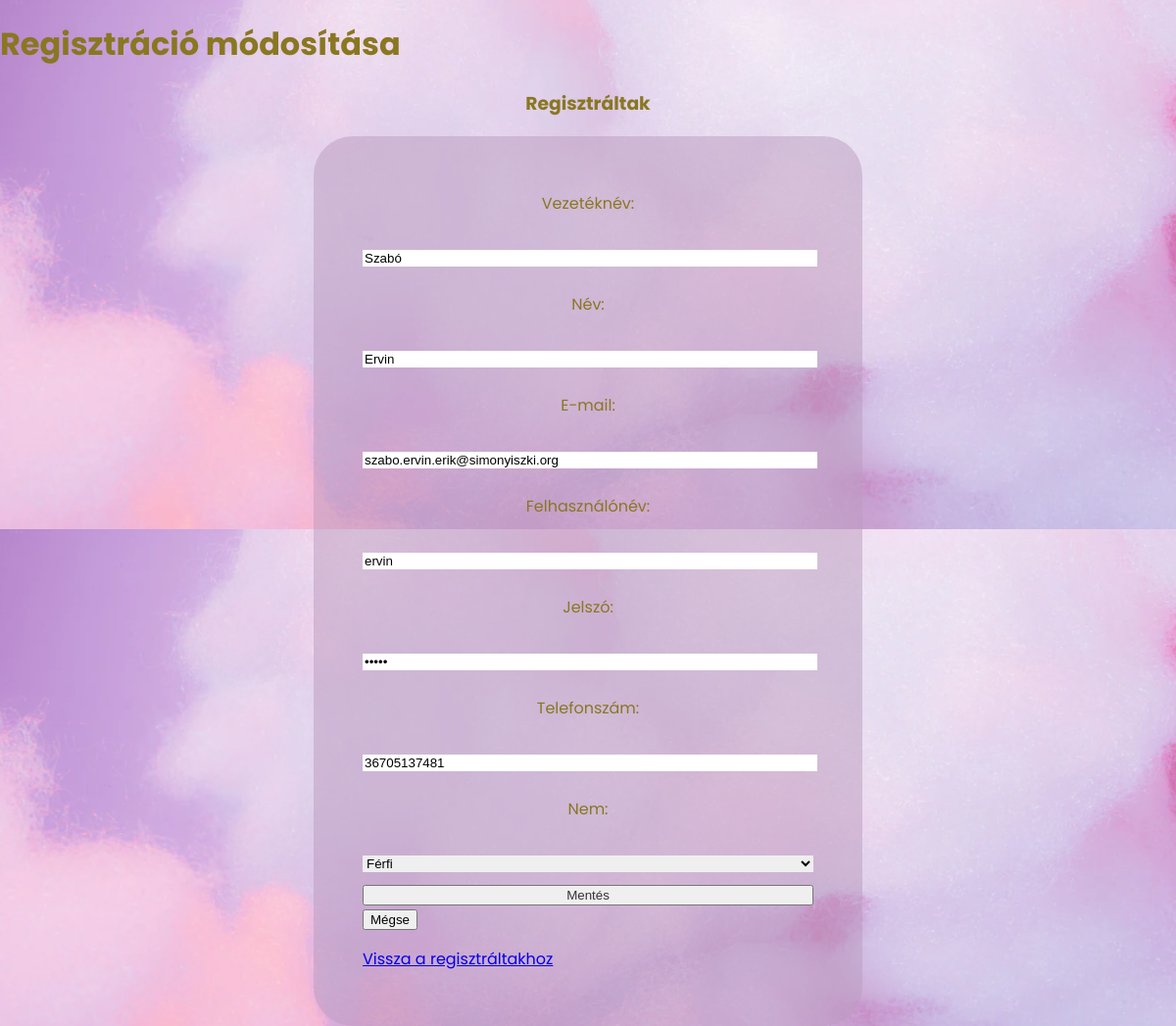
Page /modositas.php?id=3 on the committed database.
### tables this page shows
CREATE TABLE `registration` (
  `id` int(11) NOT NULL,
  `surname` varchar(30) NOT NULL,
  `name` varchar(30) NOT NULL,
  `email` varchar(50) NOT NULL,
  `phone` varchar(50) NOT NULL,
  `username` varchar(20) NOT NULL,
  `password` varchar(20) NOT NULL,
  `gender` int(11) NOT NULL
);

### modositas.php (the view, shortened to what this page needs)
<?php
require("kapcsolat.php");
	$id = (int)$_GET['id'];
	$sql = "SELECT *
			FROM registration
			WHERE id = {$id}";
	$eredmeny = mysqli_query($dbc, $sql);
	$sor = mysqli_fetch_assoc($eredmeny);
	$surname= $sor['surname'];
	$name = $sor['name'];
	$email  = $sor['email'];
	$username  = $sor['username'];
	$password  = $sor['password'];
	$phone  = $sor['phone'];
?><!DOCTYPE html>
<html lang = "hu">
<head>
<link rel="stylesheet" href="css/style.css">
</head>
<body>
<h1>Regisztráció módosítása</h1>
<div class="ketto" id="form-container">
          <h3>Regisztráltak</h3>
          <div class="form-container">
		<form method="post" action="">
		<p><label for="neve">Vezetéknév:</label><br>
		<input type="text" id="surname" name="surname" value="<?php if (isset($surname)) print $surname; ?>">
	    <p><label for="neve">Név:</label><br>
		<input type="text" id="name" name="name"  value="<?php if (isset($name)) print $name; ?>">
		<p><label for="neve">E-mail:</label><br>
		<input type="text" id="email" name="email"  value="<?php if (isset($email)) print $email; ?>">
		<p><label for="neve">Felhasználónév:</label><br>
		<input type="text" id="username" name="username"  value="<?php if (isset($username)) print $username; ?>">
		<p><label for="neve">Jelszó:</label><br>
		<input type="password" id="password" name="password"  value="<?php if (isset($password)) print $password; ?>">
		<p><label for="neve">Telefonszám:</label><br>
		<input type="text" id="phone" name="phone"  value="<?php if (isset($phone)) print $phone; ?>">
		<p><label for="neve">Nem:</label><br>
		<select name="gender" id="gender">
                <option value="male">Férfi</option>
            </select>
		<input type="submit" id="rendben" name="rendben" value="Mentés">
	    <input type="reset" value="Mégse">
		<p><a href="admin.php">Vissza a regisztráltakhoz</a></p>
        </form>
          </div>
</body>
</html>

### css/style.css (style rules this page uses)
body { margin: 0; font-family: "Poppins"; background-image: url(../img/bg.png); font-family: 'Poppins', sans-serif; color:#897721; }
P { text-align: justify; padding-left: 10px; padding-right: 10px; }
h3 { text-align: center; }
div.form-container { width: 40%; margin: auto; background-color:rgba(187, 156, 192, 0.5); padding: 40px; border-radius: 40px; }
label { display: block; text-align: center; }
input[type=text], input[type=email],input[type=password], select { width: 100%; border: none; margin: 10px 0; }
input[type="submit"] { width: 100%; color:#333; }

### rows in the picture
registration: surname "Szabó", name "Ervin", email "szabo.ervin.erik@simonyiszki.org", username "ervin", phone "36705137481"
